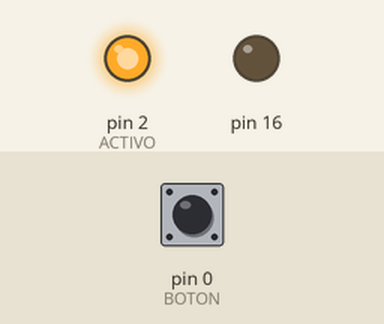
A sketch run on a simulated Arduino Uno, built with avr-gcc and run on an emulated ATmega328P. Shown: output pins drawn as LEDs (lit = HIGH). Dashed ring = blinking. Inputs (shaded band) come from the test bench; at power-on: pin 0 (BOTON) HIGH.

Above: at 1.2 s.
1.3 s: pin 0 (BOTON) pulled LOW for 0.15 s
At 3.1 s:
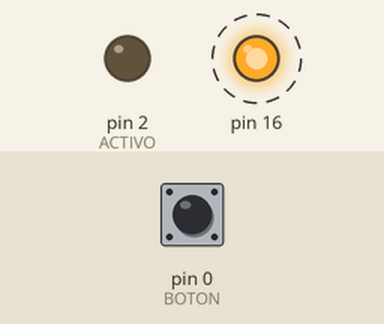
At 11.7 s:
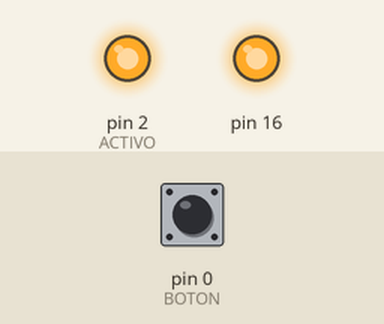
Timing chart, 0 to 12.8 s (numbered marks = the images above; inputs shaded):
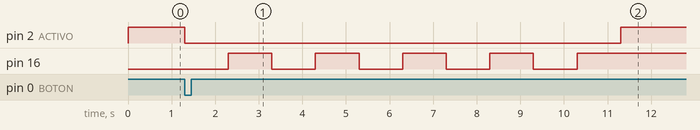

Measured:
- after the input at 1.3 s, pin 2 (ACTIVO): HIGH → LOW at once, → HIGH 10.0 s later; pin 16: alternates HIGH for 1.0 s and LOW for 1.0 s, 9 changes in all, then stays HIGH, starting after 1.0 s

The sketch:

Blink_v-0-0-0.ino
```cpp
#define BOTON 0
#define ACTIVO 2

struct blink
{
    uint16_t tiempoON;    //ms
    uint16_t tiempoOFF;   //ms
    uint8_t repeticiones; //veces
    uint8_t pin;          //veces
};

struct blink blink1
{
    1000, 1000, 5, 16
};

void setup()
{
    pinMode(BOTON, INPUT);
    pinMode(ACTIVO, OUTPUT);
    pinMode(blink1.pin, OUTPUT);
}

void loop()
{
    digitalWrite(ACTIVO, digitalRead(BOTON));
    if (digitalRead(BOTON) == 0)
    {
        digitalWrite(ACTIVO,digitalRead(BOTON));
        for (uint8_t i = 0; i < blink1.repeticiones; i++)
        {
            digitalWrite(blink1.pin, 0);
            delay(blink1.tiempoON);
            digitalWrite(blink1.pin, 1);
            delay(blink1.tiempoOFF);
        }
    }
}
```
